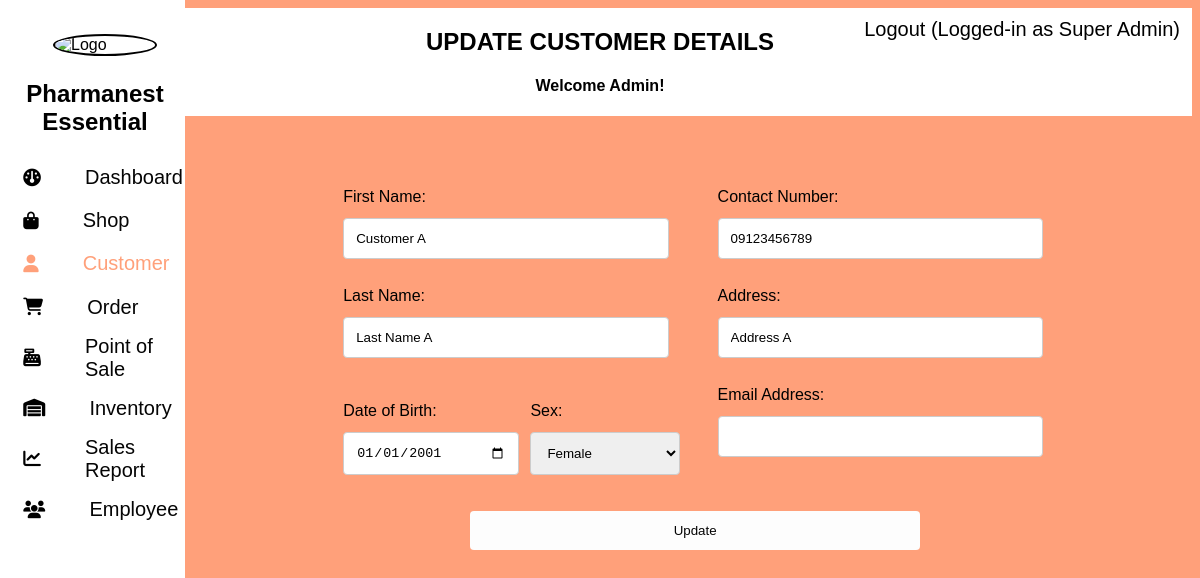
Screenshot of /admin/customer/edit/index.php?customer_id=1 (signed in) with the database file from the repository.
### tables this page shows
CREATE TABLE `customer` (
  `id` int(11) NOT NULL,
  `first_name` varchar(256) NOT NULL,
  `last_name` varchar(256) NOT NULL,
  `contact_number` varchar(25) NOT NULL,
  `user_id` int(11) DEFAULT NULL,
  `address` text NOT NULL,
  `date_of_birth` date DEFAULT NULL,
  `sex` varchar(7) DEFAULT NULL,
  `is_active` tinyint(1) NOT NULL DEFAULT 1
);

### admin/customer/edit/index.php (the view, shortened to what this page needs)
<?php
    $base_url = $_SESSION["BASE_URL"];
    $doc_root = $_SESSION["DOC_ROOT"];
?>
<!DOCTYPE html>
<html>
    <head>
        <link rel="stylesheet" href="https://cdnjs.cloudflare.com/ajax/libs/font-awesome/6.5.1/css/all.min.css">
        <link rel="stylesheet" type="text/css" href="<?php echo $base_url;?>assets/styles/bootstrap.css">
        <link rel="stylesheet" type="text/css" href="../../styles.css">
        <link rel="stylesheet" type="text/css" href="styles.css">
    </head>
    <body>
        <?php include '../../components/side_nav.php'; ?>
        <?php
            include '../../components/top_nav.php';
        ?>
        <?php
            include($doc_root.'/utils/connect.php');
            if (isset($_GET['customer_id'])) {
                $customer_id = $_GET['customer_id'];
                $sqlGetCustomer = "SELECT c.first_name, c.last_name, c.address, c.contact_number, c.date_of_birth, c.sex, u.email FROM customer c
                            LEFT JOIN user u ON c.user_id=u.id
                            WHERE c.id=$customer_id";
                $customer_result = mysqli_query($conn,$sqlGetCustomer);
                $row = mysqli_fetch_array($customer_result);
            } else {
                header("Location:../../../page/404.php");
            };
        ?>
        <div class="main">
            <div class="row">
                <form action="process.php" method="post">
                    <div class="column">
                        <p>
                            <label for="first_name">First Name:</label><br>
                            <input type="text" name="first_name" value="<?php echo $row['first_name'];?>" required>
                        </p>
                        <p>
                            <label for="last_name">Last Name:</label><br>
                            <input type="text" name="last_name" value="<?php echo $row['last_name'];?>" required>
                        </p>
                        <div class="row">
                            <p class="column">
                                <label for="date_of_birth">Date of Birth:</label><br>
                                <input type="date" name="date_of_birth" value="<?php echo $row['date_of_birth'];?>" required>
                            </p>
                            <p class="column">
                                <label for="sex">Sex: </label><br>
                                <select id="sex" name="sex" required>
                                    <option <?php if ($row['sex'] == "Female"){echo "selected";};?>>Female</option>
                                </select>
                            </p>
                        </div>
                    </div>
                    <div class="column">
                        <p>
                            <label for="contact_number">Contact Number: </label><br>
                            <input type="text" id="contact_number" name="contact_number" required pattern="[+0-9]*" title="Only numbers and + are allowed" maxlength=13  value="<?php echo $row['contact_number'];?>">
                        </p>
                        <p>
                            <label for="address">Address:</label><br>
                            <input type="text" name="address" value="<?php echo $row['address'];?>" required>
                        </p>
                        <p>
                            <label for="email">Email Address:</label><br>
                            <input type="email" name="email" value="<?php echo $row['email'];?>">
                        </p>
                    </div>
                    <button name="action" value="update_customer">Update</button>
                </form>
            </div>
        </div>
    </body>
</html>

### admin/styles.css (style rules this page uses)
body { background-color: lightsalmon; }

### admin/customer/edit/styles.css (style rules this page uses)
.main { border-radius: 5px; box-sizing: border-box; background-color: transparent; padding:20px; padding-left: 60px; width:70%; float:right; margin-right:80px; margin-bottom:50px; margin-top: 2%; font-family:Arial; }
.column { float: left; width: 50%; }
.row:after { content: ""; display: table; clear: both; }
input[type=text],input[type=number],input[type=date], input[type=email],select { width: 80%; padding: 12px; border: 1px solid #ccc; border-radius: 4px; }
label { padding: 12px 12px 12px 0; display: inline-block; }
button { background-color: rgb(253, 253, 253); color: rgb(5, 5, 5); padding: 12px 20px; border: none; border-radius: 4px; cursor: pointer; display:inline-block; margin-top:20px; margin-left: 17%; width: 60%; }

### rows the page displays
customer: first_name "Customer A", last_name "Last Name A", date_of_birth "01/01/2001", sex "Female", contact_number "09123456789", address "Address A"

### other values shown
$_SESSION['user_role'] "Super Admin"
$current_page_title "UPDATE CUSTOMER DETAILS"
$_SESSION['user_first_name'] "Admin"
